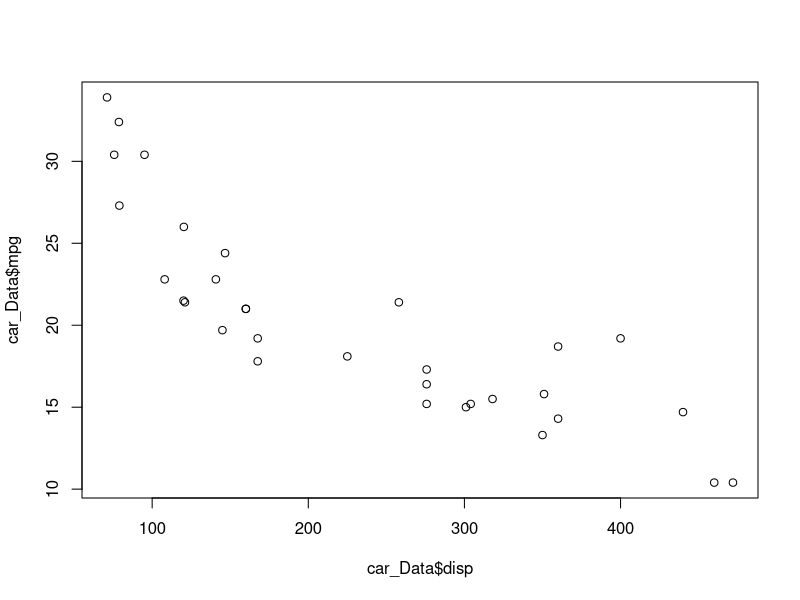
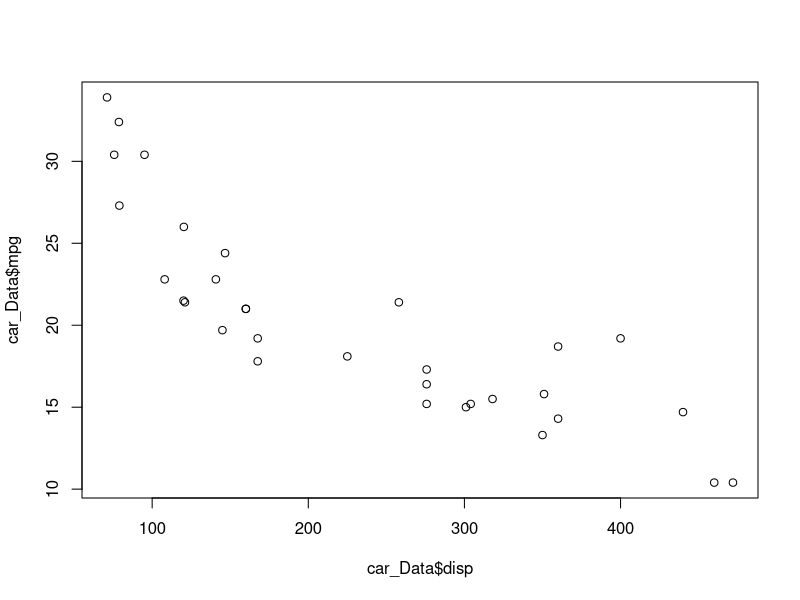
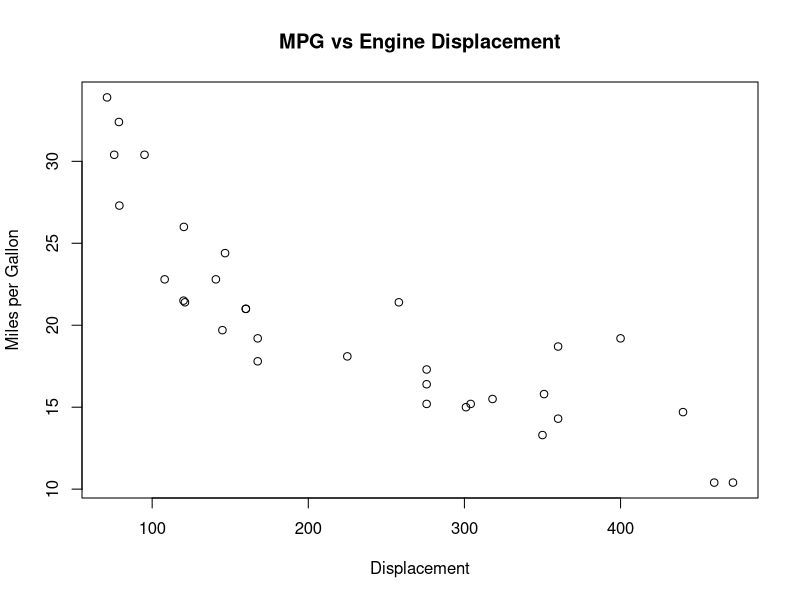
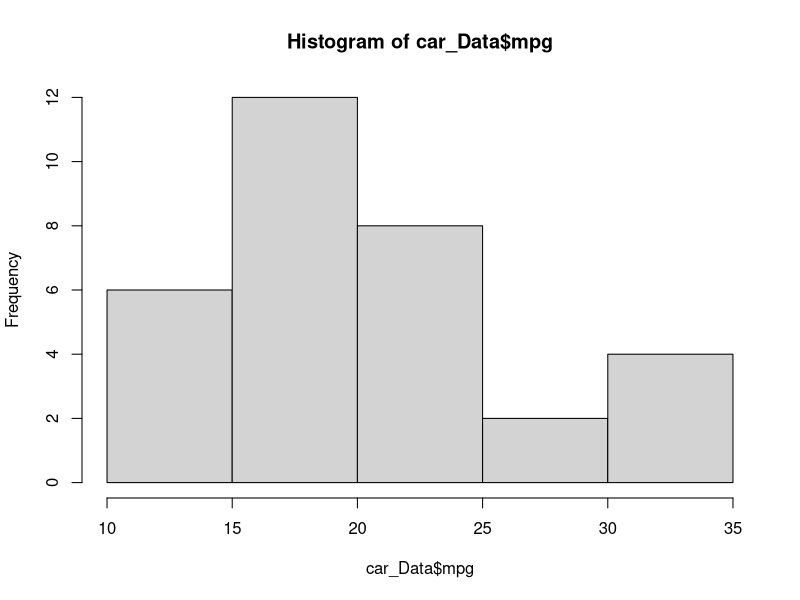
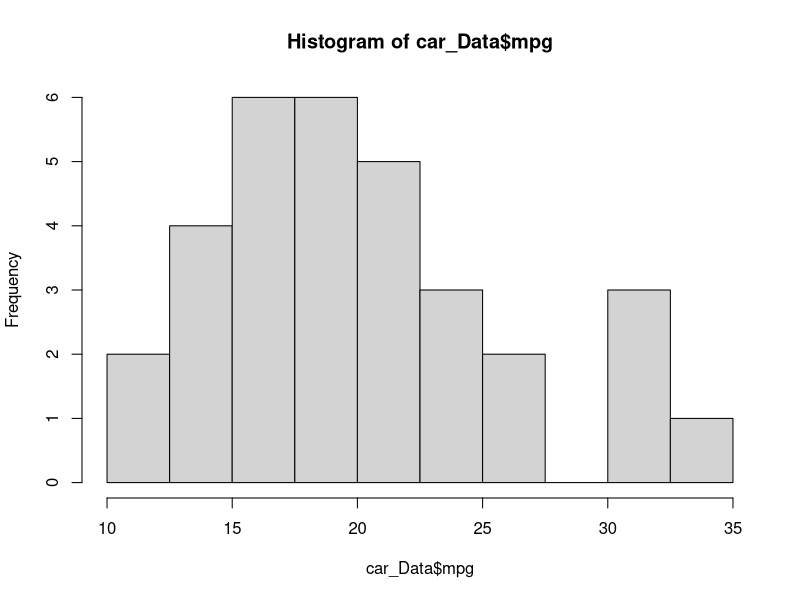
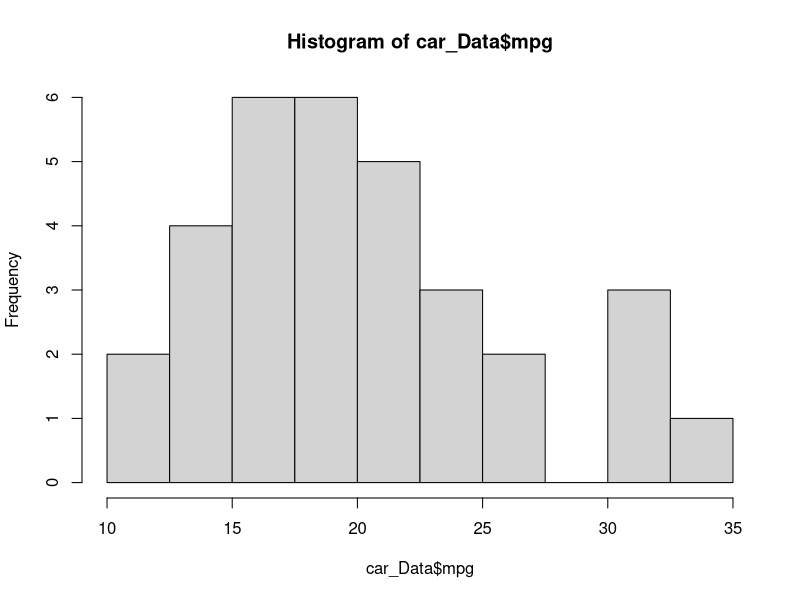
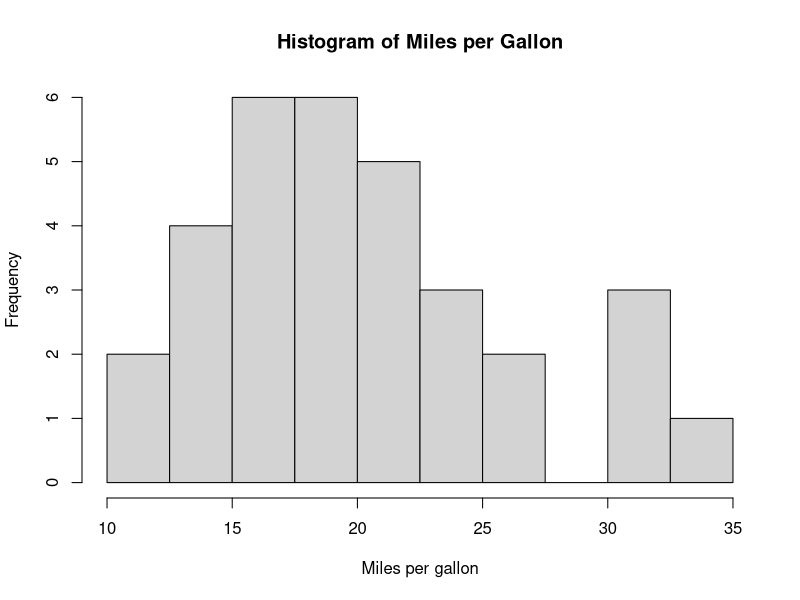
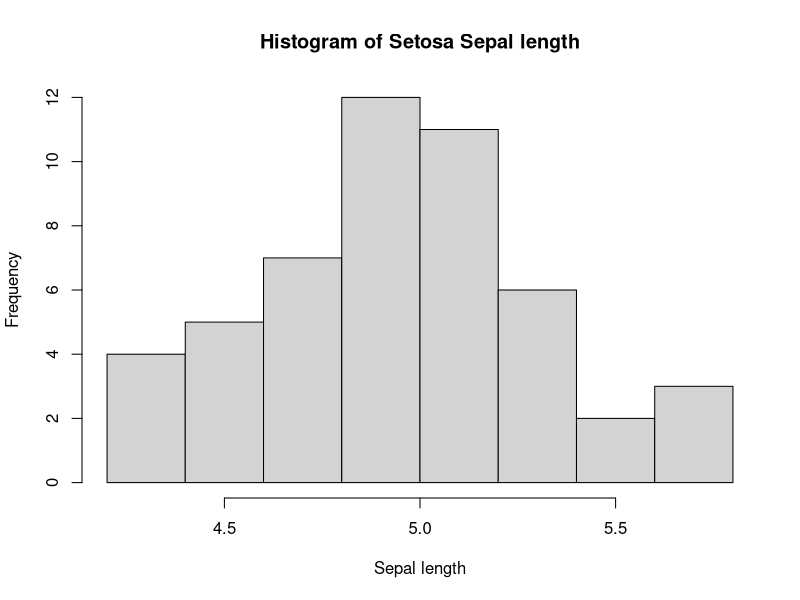

R code for these plots, in order:
## ---- chunk 1
getwd()
## ---- chunk 2
 
# car_Data <- read.csv(file = "car_Data.csv", header = TRUE)
# if you couldn't get that to work don't worry, this is an example dataset from base R.
car_Data <- mtcars
## ---- chunk 3
# head data with default 6 rows
head(car_Data)
 
# head data with 10 rows
head(car_Data, n = 10)
 
## ---- chunk 4
# summarise the data,
summary(car_Data)
# summarise single variable
summary(car_Data$mpg)
 
## ---- chunk 5
temp <- summary(car_Data$mpg)
Median  <- temp['Median']
Range   <- temp['Max.'] - temp['Min.']
## ---- chunk 6
#plot of mpg vs disp
plot(x = car_Data$disp, y = car_Data$mpg)
#notice we can remove arguments and still get same result
plot(car_Data$disp, car_Data$mpg)
## ---- chunk 7
 
plot(x = car_Data$disp, y = car_Data$mpg, 
     type = "p", 
     xlab = "Displacement", 
     ylab = "Miles per Gallon",
     main = "MPG vs Engine Displacement")
## ---- chunk 8
hist1 <- hist(car_Data$mpg)
#We can alter the 'bins' by specifying the additional argument 'breaks = ' in the hist function
hist(car_Data$mpg, breaks = c(10,12.5,15,17.5,20,22.5,25,27.5,30,32.5,35))
#a neater way of doing the same as above is to use seq
hist(car_Data$mpg, breaks = seq(10,35, by = 2.5))
#we can again edit the title etc by adding extra arguments
hist(car_Data$mpg, 
     breaks = seq(10,35, by = 2.5),
     xlab = "Miles per gallon",
     main = "Histogram of Miles per Gallon")
## ---- chunk 9
#1a 
flowerData <- iris
#1b
head(flowerData, 10)
#1c
str(flowerData)
#Can also just use class(flowerData$Sepal.Width) etc
#1d
histSetosa <- hist(flowerData[flowerData$Species == "setosa",]$Sepal.Length,
                   main = "Histogram of Setosa Sepal length", 
                   xlab = "Sepal length" )
histVers <- hist(flowerData[flowerData$Species == "versicolor",]$Sepal.Length,
                 main = "Histogram of Versicolor Sepal length", 
                   xlab = "Sepal length")
histVirg<- hist(flowerData[flowerData$Species == "virginica",]$Sepal.Length,
                main = "Histogram of Virginica Sepal length", 
                   xlab = "Sepal length")
#1e
histSetosa <- hist(flowerData[flowerData$Species == "setosa",]$Sepal.Length,
                   main = "Histogram of Setosa Sepal length", 
                   xlab = "Sepal length",
                   breaks = 10)
histVers <- hist(flowerData[flowerData$Species == "versicolor",]$Sepal.Length,
                 main = "Histogram of Versicolor Sepal length", 
                   xlab = "Sepal length",
                 breaks = 10)
histVirg<- hist(flowerData[flowerData$Species == "virginica",]$Sepal.Length,
                main = "Histogram of Virginica Sepal length", 
                   xlab = "Sepal length",
                breaks = 10)
#Choosing higher numbers can make things too confusing!
